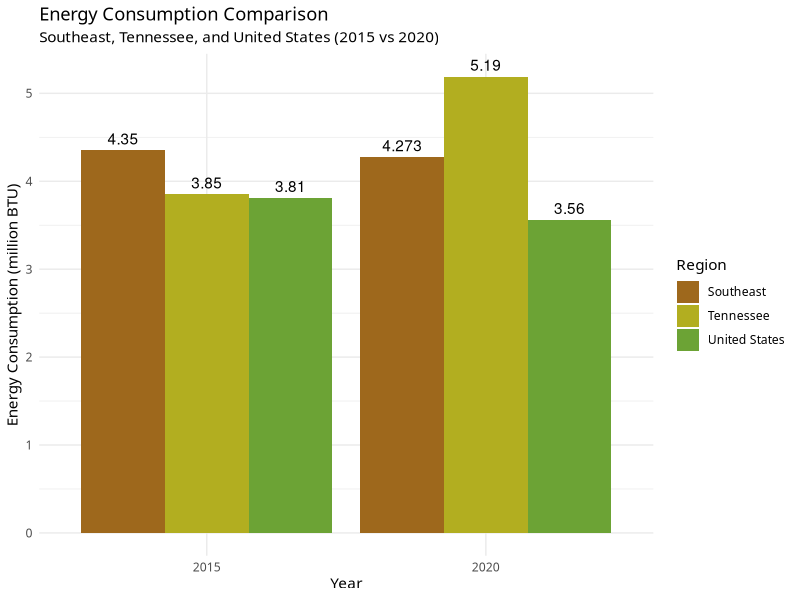

Write the R code that produced this figure.
## ---- chunk 1
knitr::opts_chunk$set(echo = TRUE)
# Load required library
library(ggplot2)

# Create a data frame with the provided data
energy_data <- data.frame(
  Region = rep(c("Tennessee", "Southeast", "United States"), each=2),
  Year = c(2015, 2020, 2015, 2020, 2015, 2020),
  EnergyConsumption = c(3.85, 5.19, 4.35, 4.273, 3.81, 3.56) # million BTU
)

# Define the color palette
colors <- c("#9E681C", "#B2AE20", "#6CA335", "#77AD8C", "#8DBEB3")


# Assuming energy_data is your data frame and the plot is already defined as gg
gg <- ggplot(energy_data, aes(x=factor(Year), y=EnergyConsumption, fill=Region)) +
  geom_bar(stat="identity", position=position_dodge()) +
  scale_fill_manual(values=colors) +
  theme_minimal() +
  theme(text = element_text(family="Avenir")) +
  labs(title="Energy Consumption Comparison",
       subtitle="Southeast, Tennessee, and United States (2015 vs 2020)",
       x="Year",
       y="Energy Consumption (million BTU)")

# Adding values on top of the bars
gg <- gg + geom_text(aes(label=EnergyConsumption), vjust=-0.5, position=position_dodge(width=0.9))

print(gg)

